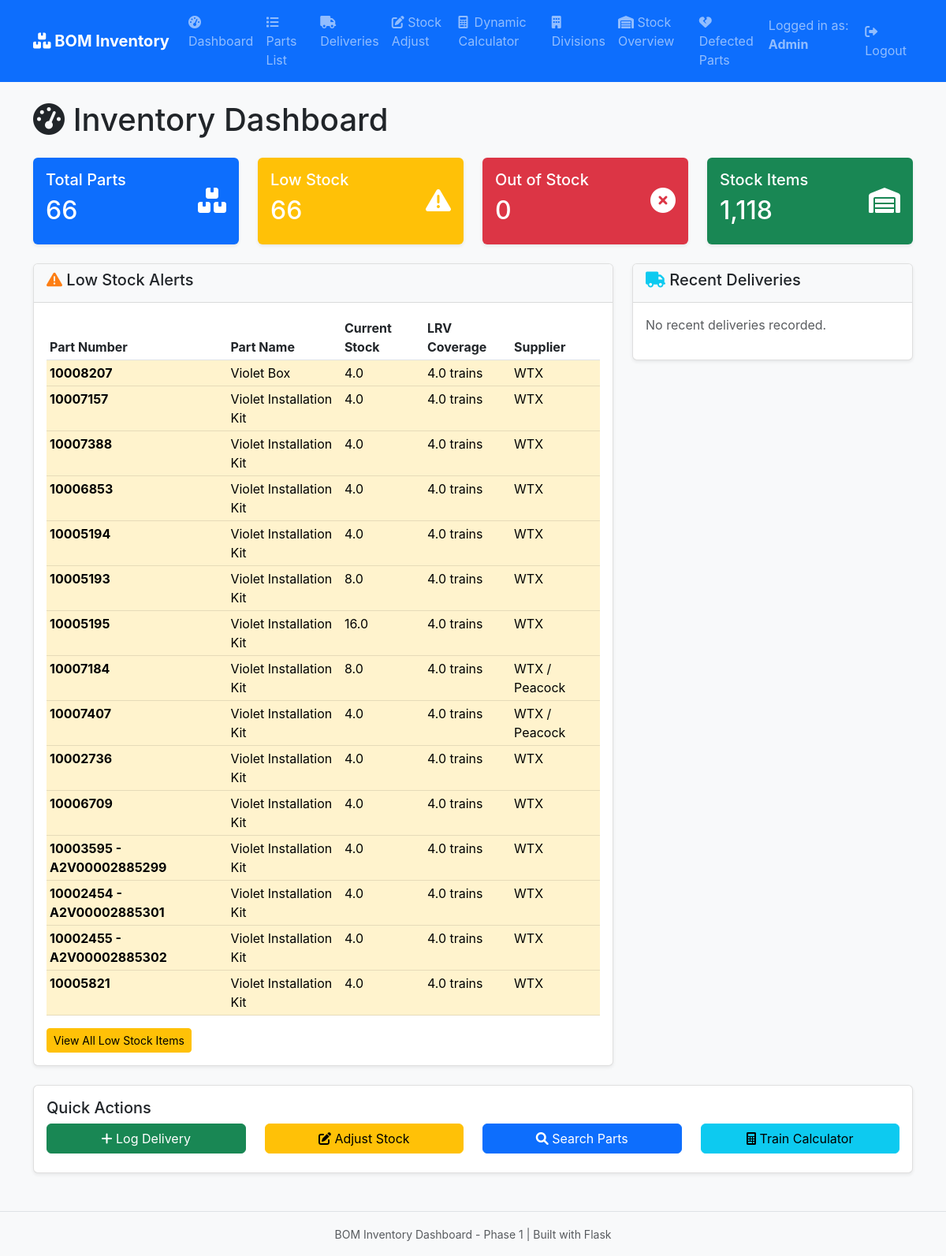
/ (signed in), run on an earlier commit of the app's database.
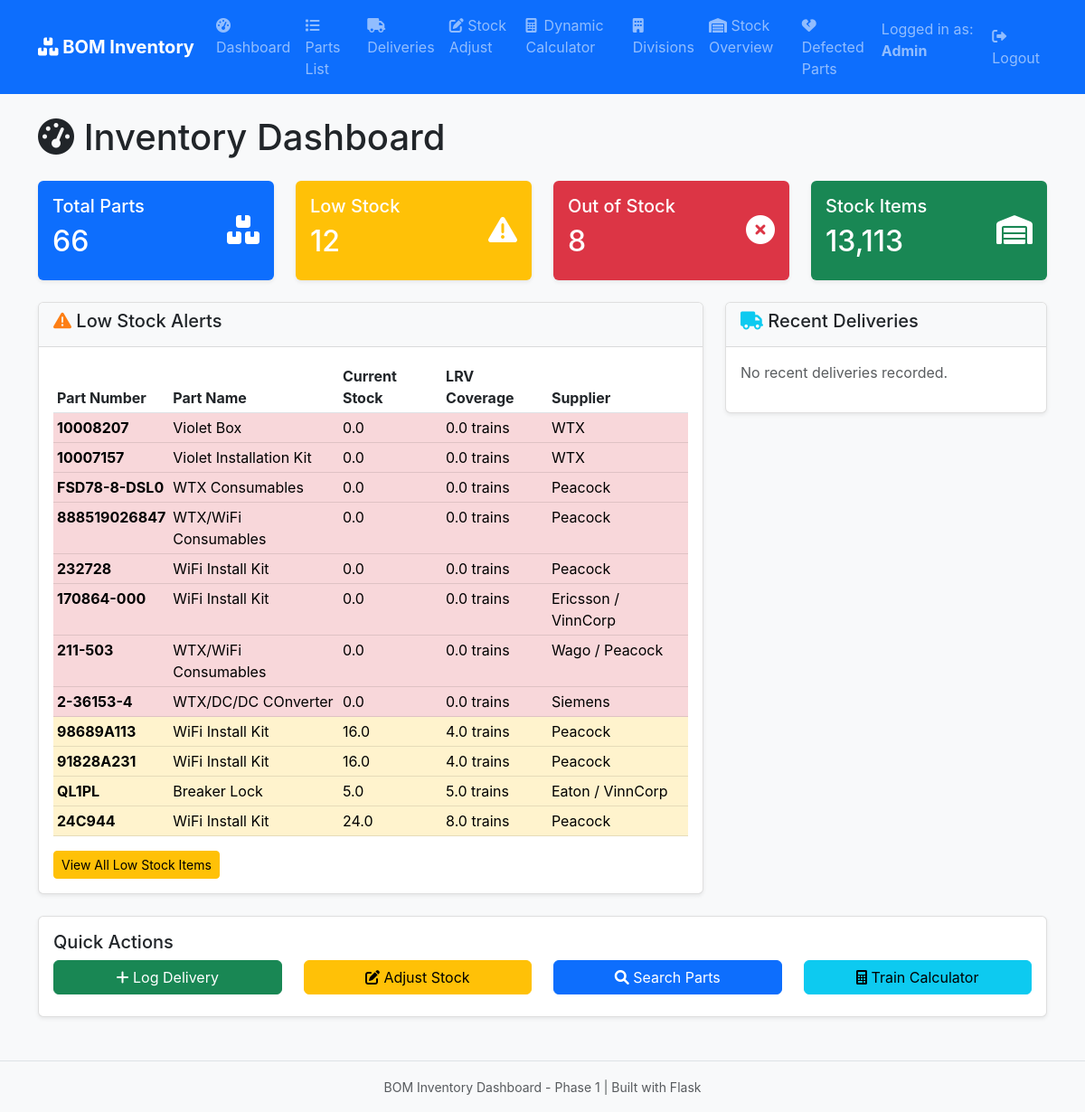
And on a later commit of the database.
### app/models.py (models this page shows, shortened)
class MainBOMStorage(db.Model):
    __tablename__ = 'main_bom_storage'
    id = db.Column(db.Integer, primary_key=True)
    part_number = db.Column(db.String(100), nullable=False, unique=True, index=True)
    part_name = db.Column(db.String(200), nullable=False, index=True)
    description = db.Column(db.Text)
    supplier = db.Column(db.String(100), nullable=False, index=True)
    component = db.Column(db.String(100), index=True)  # Which part of installation
    qty_per_lrv = db.Column(db.Float, nullable=False, default=0.0)
    total_needed_233_lrv = db.Column(db.Float, nullable=False, default=0.0)
    qty_on_site = db.Column(db.Float, nullable=False, default=0.0)
    qty_shipped_out = db.Column(db.Float, nullable=False, default=0.0)
    qty_current_stock = db.Column(db.Float, nullable=False, default=0.0, index=True)
    qty_ordered = db.Column(db.Float, nullable=False, default=0.0)
    back_order_qty = db.Column(db.Float, nullable=False, default=0.0)
    consumable_or_essential = db.Column(db.String(20), default='Essential', index=True)
    order_status = db.Column(db.String(50))
    notes = db.Column(db.Text)
    lrv_coverage = db.Column(db.Float, nullable=False, default=0.0, index=True)  # How many LRVs current stock covers
    created_at = db.Column(db.DateTime, default=datetime.utcnow, index=True)
    updated_at = db.Column(db.DateTime, default=datetime.utcnow, onupdate=datetime.utcnow)

### app/routes.py (the view)
@main.route('/')
def dashboard():
    total_parts = MainBOMStorage.query.count()
    low_stock_parts = MainBOMStorage.query.filter(
        MainBOMStorage.lrv_coverage < 10
    ).count()
    out_of_stock_parts = MainBOMStorage.query.filter(
        MainBOMStorage.qty_current_stock <= 0
    ).count()
    recent_deliveries = DeliveryLog.query.order_by(DeliveryLog.created_at.desc()).limit(10).all()
    low_stock_items = MainBOMStorage.query.filter(
        MainBOMStorage.lrv_coverage < 10
    ).limit(15).all()
    total_stock_items = db.session.query(
        db.func.sum(db.func.coalesce(MainBOMStorage.qty_current_stock, 0.0))
    ).scalar() or 0
    return render_template('dashboard.html',
                         total_parts=total_parts,
                         low_stock_parts=low_stock_parts,
                         out_of_stock_parts=out_of_stock_parts,
                         total_stock_items=int(total_stock_items),
                         recent_deliveries=recent_deliveries,
                         low_stock_items=low_stock_items)

### app/routes.py (called while the page is built)
@main.before_request
def require_login():
    allowed_endpoints = ['main.login', 'main.admin_login', 'main.login_viewer', 'static']
    if 'role' not in session and request.endpoint not in allowed_endpoints:
        return redirect(url_for('main.login'))

### app/templates/dashboard.html (shortened to what the changed rows need)
{% extends "base.html" %}
{% block content %}
<div class="row">
    <div class="col-12">
        <h1 class="mb-4">
            <i class="fas fa-tachometer-alt"></i> Inventory Dashboard
        </h1>
    </div>
</div>
<div class="row mb-4">
    <div class="col-md-3">
        <div class="card bg-primary text-white">
            <div class="card-body">
                <div class="d-flex justify-content-between">
                    <div>
                        <h2>{{ total_parts }}</h2>
                    </div>
                </div>
            </div>
        </div>
    </div>
    <div class="col-md-3">
        <div class="card bg-warning text-white">
            <div class="card-body">
                <div class="d-flex justify-content-between">
                    <div>
                        <h5 class="card-title">Low Stock</h5>
                        <h2>{{ low_stock_parts }}</h2>
                    </div>
                </div>
            </div>
        </div>
    </div>
    <div class="col-md-3">
        <div class="card bg-danger text-white">
            <div class="card-body">
                <div class="d-flex justify-content-between">
                    <div>
                        <h5 class="card-title">Out of Stock</h5>
                        <h2>{{ out_of_stock_parts }}</h2>
                    </div>
                </div>
            </div>
        </div>
    </div>
    <div class="col-md-3">
        <div class="card bg-success text-white">
            <div class="card-body">
                <div class="d-flex justify-content-between">
                    <div>
                        <h5 class="card-title">Stock Items</h5>
                        <h2>{{ "{:,}".format(total_stock_items) }}</h2>
                    </div>
                </div>
            </div>
        </div>
    </div>
</div>
<div class="row">
    <div class="col-md-8">
        <div class="card">
            <div class="card-body">
                {% if low_stock_items %}
                <div class="table-responsive">
                    <table class="table table-sm">
                        <thead>
                            <tr>
                                <th>Part Number</th>
                                <th>Part Name</th>
                                <th>Current Stock</th>
                                <th>LRV Coverage</th>
                                <th>Supplier</th>
                            </tr>
                        </thead>
                        <tbody>
                            {% for item in low_stock_items %}
                            <tr class="{% if item.qty_current_stock <= 0 %}table-danger{% else %}table-warning{% endif %}">
                                <td><strong>{{ item.part_number }}</strong></td>
                                <td>{{ item.part_name }}</td>
                                <td>{{ item.qty_current_stock }}</td>
                                <td>{{ "%.1f"|format(item.lrv_coverage) }} trains</td>
                                <td>{{ item.supplier }}</td>
                            </tr>
                            {% endfor %}
                        </tbody>
                    </table>
                </div>
                {% else %}
                <p class="text-success">No low stock alerts! All parts have sufficient inventory.</p>
                {% endif %}
            </div>
        </div>
    </div>
</div>
{% endblock %}

What changed in the data, as far as the page shows it:
no longer on this page (row edited): MainBOMStorage: part_number "10007388", part_name "Violet Installation Kit", qty_current_stock "4.0", lrv_coverage "4.0", supplier "WTX"
no longer on this page (row edited): MainBOMStorage: part_number "10006853", part_name "Violet Installation Kit", qty_current_stock "4.0", lrv_coverage "4.0", supplier "WTX"
no longer on this page (row edited): MainBOMStorage: part_number "10005194", part_name "Violet Installation Kit", qty_current_stock "4.0", lrv_coverage "4.0", supplier "WTX"
no longer on this page (row edited): MainBOMStorage: part_number "10005193", part_name "Violet Installation Kit", qty_current_stock "8.0", lrv_coverage "4.0", supplier "WTX"
no longer on this page (row edited): MainBOMStorage: part_number "10005195", part_name "Violet Installation Kit", qty_current_stock "16.0", lrv_coverage "4.0", supplier "WTX"
no longer on this page (row edited): MainBOMStorage: part_number "10007184", part_name "Violet Installation Kit", qty_current_stock "8.0", lrv_coverage "4.0", supplier "WTX / Peacock"
no longer on this page (row edited): MainBOMStorage: part_number "10007407", part_name "Violet Installation Kit", qty_current_stock "4.0", lrv_coverage "4.0", supplier "WTX / Peacock"
no longer on this page (row edited): MainBOMStorage: part_number "10002736", part_name "Violet Installation Kit", qty_current_stock "4.0", lrv_coverage "4.0", supplier "WTX"
no longer on this page (row edited): MainBOMStorage: part_number "10006709", part_name "Violet Installation Kit", qty_current_stock "4.0", lrv_coverage "4.0", supplier "WTX"
no longer on this page (row edited): MainBOMStorage: part_number "10003595 - A2V00002885299", part_name "Violet Installation Kit", qty_current_stock "4.0", lrv_coverage "4.0", supplier "WTX"
no longer on this page (row edited): MainBOMStorage: part_number "10002454 - A2V00002885301", part_name "Violet Installation Kit", qty_current_stock "4.0", lrv_coverage "4.0", supplier "WTX"
no longer on this page (row edited): MainBOMStorage: part_number "10002455 - A2V00002885302", part_name "Violet Installation Kit", qty_current_stock "4.0", lrv_coverage "4.0", supplier "WTX"
no longer on this page (row edited): MainBOMStorage: part_number "10005821", part_name "Violet Installation Kit", qty_current_stock "4.0", lrv_coverage "4.0", supplier "WTX"
changed MainBOMStorage "Violet Box": qty_current_stock "4.0" → "0.0"; lrv_coverage "4.0" → "0.0"
changed MainBOMStorage "Violet Installation Kit": qty_current_stock "4.0" → "0.0"; lrv_coverage "4.0" → "0.0"
now on this page (row edited): MainBOMStorage: part_number "FSD78-8-DSL0", part_name "WTX Consumables", qty_current_stock "0.0", lrv_coverage "0.0", supplier "Peacock"
now on this page (row edited): MainBOMStorage: part_number "888519026847", part_name "WTX/WiFi Consumables", qty_current_stock "0.0", lrv_coverage "0.0", supplier "Peacock"
now on this page (row edited): MainBOMStorage: part_number "232728", part_name "WiFi Install Kit", qty_current_stock "0.0", lrv_coverage "0.0", supplier "Peacock"
now on this page (row edited): MainBOMStorage: part_number "170864-000", part_name "WiFi Install Kit", qty_current_stock "0.0", lrv_coverage "0.0", supplier "Ericsson / VinnCorp"
now on this page (row edited): MainBOMStorage: part_number "211-503", part_name "WTX/WiFi Consumables", qty_current_stock "0.0", lrv_coverage "0.0", supplier "Wago / Peacock"
now on this page (row edited): MainBOMStorage: part_number "2-36153-4", part_name "WTX/DC/DC COnverter", qty_current_stock "0.0", lrv_coverage "0.0", supplier "Siemens"
now on this page (row unchanged): MainBOMStorage: part_number "98689A113", part_name "WiFi Install Kit", qty_current_stock "16.0", lrv_coverage "4.0", supplier "Peacock"
now on this page (row unchanged): MainBOMStorage: part_number "91828A231", part_name "WiFi Install Kit", qty_current_stock "16.0", lrv_coverage "4.0", supplier "Peacock"
now on this page (row edited): MainBOMStorage: part_number "QL1PL", part_name "Breaker Lock", qty_current_stock "5.0", lrv_coverage "5.0", supplier "Eaton / VinnCorp"
now on this page (row edited): MainBOMStorage: part_number "24C944", part_name "WiFi Install Kit", qty_current_stock "24.0", lrv_coverage "8.0", supplier "Peacock"
Also different on the page:
{{ low_stock_parts }}: "66" → "12"
{{ out_of_stock_parts }}: "0" → "8"
{{ "{:,}".format(total_stock_items) }}: "1,118" → "13,113"
